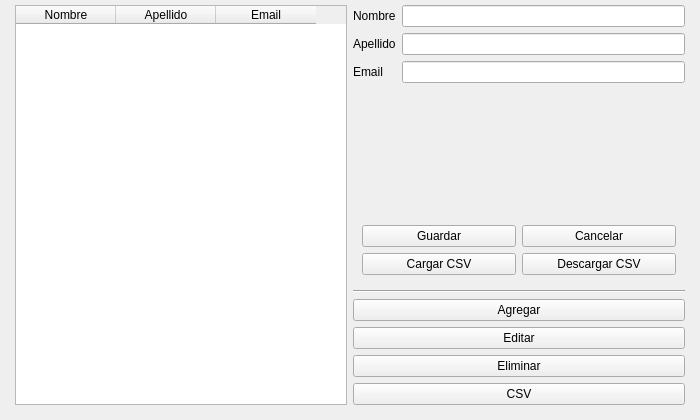
<?xml version="1.0" encoding="UTF-8"?>
<ui version="4.0">
 <class>MainWindow</class>
 <widget class="QMainWindow" name="MainWindow">
  <property name="geometry">
   <rect>
    <x>0</x>
    <y>0</y>
    <width>700</width>
    <height>420</height>
   </rect>
  </property>
  <property name="minimumSize">
   <size>
    <width>700</width>
    <height>420</height>
   </size>
  </property>
  <property name="windowTitle">
   <string>MainWindow</string>
  </property>
  <widget class="QWidget" name="centralwidget">
   <layout class="QHBoxLayout" name="horizontalLayout">
    <property name="leftMargin">
     <number>15</number>
    </property>
    <property name="topMargin">
     <number>5</number>
    </property>
    <property name="rightMargin">
     <number>15</number>
    </property>
    <property name="bottomMargin">
     <number>15</number>
    </property>
    <item>
     <widget class="QTableWidget" name="tabla">
      <column>
       <property name="text">
        <string>Nombre</string>
       </property>
      </column>
      <column>
       <property name="text">
        <string>Apellido</string>
       </property>
      </column>
      <column>
       <property name="text">
        <string>Email</string>
       </property>
      </column>
     </widget>
    </item>
    <item>
     <layout class="QVBoxLayout" name="verticalLayout">
      <item>
       <layout class="QFormLayout" name="formLayout">
        <item row="0" column="0">
         <widget class="QLabel" name="labelNombre">
          <property name="text">
           <string>Nombre</string>
          </property>
         </widget>
        </item>
        <item row="1" column="0">
         <widget class="QLabel" name="labelApellido">
          <property name="text">
           <string>Apellido</string>
          </property>
         </widget>
        </item>
        <item row="2" column="0">
         <widget class="QLabel" name="labelEmail">
          <property name="text">
           <string>Email</string>
          </property>
         </widget>
        </item>
        <item row="0" column="1">
         <widget class="QLineEdit" name="nombreInput"/>
        </item>
        <item row="1" column="1">
         <widget class="QLineEdit" name="apellidoInput"/>
        </item>
        <item row="2" column="1">
         <widget class="QLineEdit" name="emailInput"/>
        </item>
       </layout>
      </item>
      <item>
       <spacer name="verticalSpacer">
        <property name="orientation">
         <enum>Qt::Vertical</enum>
        </property>
        <property name="sizeHint" stdset="0">
         <size>
          <width>20</width>
          <height>40</height>
         </size>
        </property>
       </spacer>
      </item>
      <item>
       <widget class="QWidget" name="wgBotones" native="true">
        <property name="visible">
         <bool>false</bool>
        </property>
        <layout class="QGridLayout" name="gridLayout">
         <item row="2" column="0">
          <widget class="QPushButton" name="btnCargarCSV">
           <property name="visible">
            <bool>false</bool>
           </property>
           <property name="text">
            <string>Cargar CSV</string>
           </property>
          </widget>
         </item>
         <item row="2" column="1">
          <widget class="QPushButton" name="btnDescargarCSV">
           <property name="visible">
            <bool>false</bool>
           </property>
           <property name="text">
            <string>Descargar CSV</string>
           </property>
          </widget>
         </item>
         <item row="1" column="0">
          <widget class="QPushButton" name="btnGuardar">
           <property name="visible">
            <bool>false</bool>
           </property>
           <property name="text">
            <string>Guardar</string>
           </property>
          </widget>
         </item>
         <item row="1" column="1">
          <widget class="QPushButton" name="btnCancelar">
           <property name="visible">
            <bool>false</bool>
           </property>
           <property name="text">
            <string>Cancelar</string>
           </property>
          </widget>
         </item>
        </layout>
       </widget>
      </item>
      <item>
       <widget class="Line" name="line">
        <property name="orientation">
         <enum>Qt::Horizontal</enum>
        </property>
       </widget>
      </item>
      <item>
       <widget class="QPushButton" name="btnAgregar">
        <property name="text">
         <string>Agregar</string>
        </property>
       </widget>
      </item>
      <item>
       <widget class="QPushButton" name="btnEditar">
        <property name="text">
         <string>Editar</string>
        </property>
       </widget>
      </item>
      <item>
       <widget class="QPushButton" name="btnEliminar">
        <property name="text">
         <string>Eliminar</string>
        </property>
       </widget>
      </item>
      <item>
       <widget class="QPushButton" name="btnCSV">
        <property name="text">
         <string>CSV</string>
        </property>
       </widget>
      </item>
     </layout>
    </item>
   </layout>
  </widget>
 </widget>
 <resources/>
 <connections/>
</ui>
